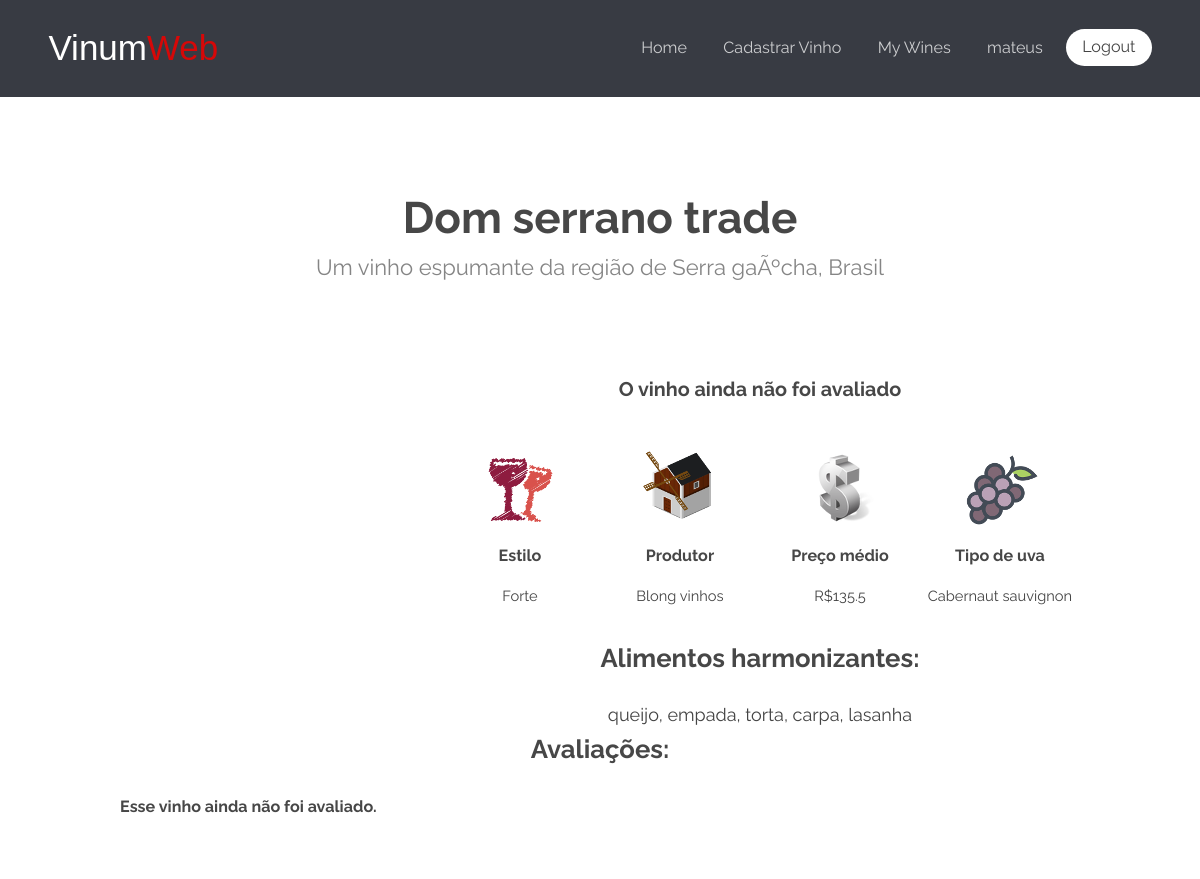
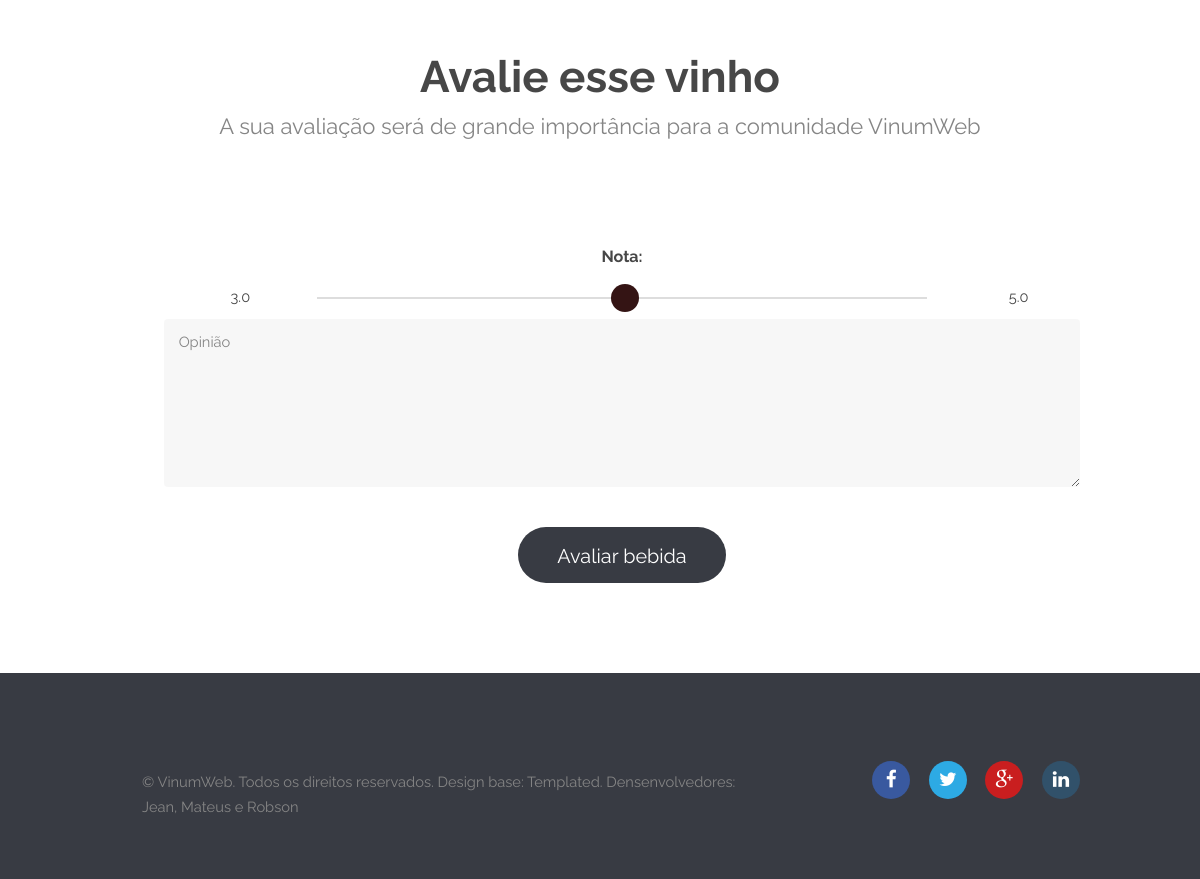
Page /showwine.php?id=1 (signed in) on the committed database (2 pictures, top to bottom).
### tables this page shows
create table vinho
(
	id int unique not null AUTO_INCREMENT,
	rotulo varchar(256) not null,
	produtor varchar(64) not null,
	nome varchar(64) not null,
	regiao varchar(32) not null,
	paisorigem varchar(32) not null,
	avaliacao float(2) default 0,
	preco float(2) default 0,
	numavaliacoes int default 0,
	tipo enum('vermelho','branco','espumante','rosa','sobremesa','porto'),
	tipouva varchar(32) not null,
	estilo varchar(32) not null,
	primary key (id)
);

create table harmonizacao
(
	id int not null AUTO_INCREMENT,
	idVinho int not null,
	alimento varchar(64) not null,
	foreign key(idVinho) references vinho(id) on delete cascade on update cascade,
	primary key(id,idVinho)
);

### DAO.php (called while the page is built, shortened)
<?php
class DAO implements iDAO {
    public $sql = '';
    public $banco;
    public function __construct() {
        $this->banco = new mysqli("localhost", "vinumweb", "vinumweb", "vinumweb");
    }
    public function buscar($nometabela, array $atributos = NULL) {
        if ($atributos == NULL) {
            $this->sql = 'SELECT * FROM ' . $nometabela;
        } else {
            $this->sql = 'SELECT ';
            foreach ($atributos as $atributo) {
                $this->sql .= $atributo . ', ';
            }
            $this->sql = rtrim($this->sql, ', ') . ' FROM ' . $nometabela;
        }
    }
    public function where(array $condicoes) {
        $this->sql .= ' WHERE ';
        foreach ($condicoes as $condicao) {
            $this->sql .= $condicao . ' AND ';
        }
        $this->sql = rtrim($this->sql, ' AND ');
    }
    public function executar() {
        return $this->banco->query($this->sql);
    }
    public function numLinhasAfetadas($resultado) {
        return mysqli_num_rows($resultado);
    }
}

### showwine.php (the view, shortened to what this page needs)
<?php
include_once('DAO.php');
$idvinho = $_GET['id'];
$banco = new DAO();
$banco->buscar('vinho', NULL);
$banco->where(array("id=" . $idvinho));
$res = $banco->executar();
$vinho = $res->fetch_assoc();
function buscaAvaliacoes() {
    $idvinho = $_GET['id'];
    $database = new DAO();
    $database->buscar('avaliacao', NULL);
    $database->where(array("idvinho=" . $idvinho . " order by ordem desc"));
    $review = $database->executar();
    if ($database->numLinhasAfetadas($review) == 0) {
        return NULL;
    } else {
        return $review;
    }
}
function exibeHarmonizacoes() {
    $idvinho = $_GET['id'];
    $database = new DAO();
    $database->buscar('harmonizacao', array('alimento'));
    $database->where(array("idvinho=" . $idvinho));
    $harm = $database->executar();
    if ($database->numLinhasAfetadas($harm) == 0) {
        echo "<h4>Nenhuma harmonização com esse vinho cadastrada.</h4>";
    } else {
        echo '<ul>';
        $alim = $harm->fetch_assoc();
        echo '<li>' . $alim['alimento'] . '</li>';
        while ($alim = $harm->fetch_assoc()) {
            echo '<li>, ' . $alim['alimento'] . '</li>';
        }
    }
}
include_once("header.php");
?>
<section id="one" class="style2 special">
    <div class="container">
        <header class="major wrapper">
            <h2><?php echo $vinho['nome']; ?></h2>
            <p>Um vinho <?php echo $vinho['tipo']; ?> da região de <?php echo $vinho['regiao']; ?>, <?php echo $vinho['paisorigem']; ?></p>
        </header>
        <div class="row nopadding">
            <div class="4u 12u$(medium)">
            </div>
            <div ader class="8u 12u$(medium) row nopadding">
                <div class="12u$" style="margin-bottom: 20px;">
                    <h3>
                        <?php
                        if ($vinho['numavaliacoes'] == 0) {
                            echo "O vinho ainda não foi avaliado";
                        } else {
                            echo 'Avaliação média: ' . number_format($vinho['avaliacao'], 2, '.', '');
                        }
                        ?>
                    </h3>
                </div>
                <div class="12u">
                    <div class="row">
                        <section class="3u 6u(medium) 12u$(xsmall) profile">
                            <img src="images/showico/tipo.png" alt="" />
                            <h4>Estilo</h4>
                            <p><?php echo $vinho['estilo']; ?></p>
                        </section>
                        <section class="3u 6u(medium) 12u$(xsmall) profile">
                            <img src="images/showico/prod.png" alt="" />
                            <h4>Produtor</h4>
                            <p><?php echo $vinho['produtor']; ?></p>
                        </section>
                        <section  class="3u 6u(medium) 12u$(xsmall) profile">
                            <img src="images/showico/preco.png" alt="" />
                            <h4>Preço médio</h4>
                            <p>R$<?php echo $vinho['preco']; ?></p>
                        </section>
                        <section class="3u$ 6u$(medium) 12u$(xsmall) profile">
                            <img src="images/showico/uva.png" alt="" />
                            <h4>Tipo de uva</h4>
                            <p><?php echo $vinho['tipouva']; ?></p>
                        </section>
                    </div>
                </div>
                <div class="12u">
                    <section class="ha">
                        <h2>Alimentos harmonizantes:</h2>
                        <?php
                        exibeHarmonizacoes();
                        ?>
                    </section>
                </div>
            </div>
        </div>
    </div>
</section>
<section>
    <div class="container">
        <div class="12u" id="avaliacoes">
             <section class="12u" style="text-align: center;">
                <h2>Avaliações:</h2>
            </section>
        </div>
        <div class="12u$">
            <?php
            $avaliacoes = buscaAvaliacoes();
            if ($avaliacoes != NULL) {
                while ($av = $avaliacoes->fetch_assoc()) {
                    $pessoa = buscaUsuario($av['idusuario']);
                    if ($pessoa !== NULL) {
                        echo '<blockquote><h4><a href="user_reviews.php?vinho='.$av['idvinho'].'&user='.$pessoa['id'].'">' . $pessoa['nome'] . '</a>. Avaliação: ' . $av['nota'] . ':</h4>';
                        echo '"' . $av['opiniao'] . '"</blockquote>';
                    }
                }
            } else {
                echo "<h4>Esse vinho ainda não foi avaliado.</h4>";
            }
            ?>
        </div>
    </div>
</section>
<?php
if (isset($_SESSION['nome']) && isset($_SESSION['id'])) {
    include_once('avaliacao.php');
}
include_once 'footer.php';
?>

### css/style.css (style rules this page uses)
body { background: #fff; }
body, input, select, textarea { color: #444; font-family: "Raleway", Helvetica, sans-serif; font-size: 13pt; font-weight: 400; line-height: 1.65em; }
p { margin: 0 0 2em 0; }
h1, h2, h3, h4, h5, h6 { color: #474747; font-weight: 700; line-height: 1em; margin: 0 0 1em 0; }
h2 { font-size: 1.75em; line-height: 1.5em; }
h3 { font-size: 1.35em; line-height: 1.5em; }
h4 { font-size: 1.1em; line-height: 1.5em; }
section.special, article.special { text-align: center; }
header p { color: #858585; position: relative; margin: 0 0 1.5em 0; }
header h2 + p { font-size: 1.25em; margin-top: -1em; line-height: 1.5em; }
header.major { text-align: center; margin-bottom: 4em; }
header.major h2 { font-size: 3em; margin-bottom: 0.5em; }
header.major p { font-size: 1.5em; }
ul { //list-style: disc; //margin: 0 0 2em 0; //padding-left: 1em; }
ul li { padding-left: 0.5em; }
.wrapper { padding: 6em 0em 4em; }
.row { margin: 0px !important; padding: 0px !important; }
header.major { margin: 0px !important; }
.nopadding * { padding: 0px !important; }

### css/style-xlarge.css (style rules this page uses)
body, input, select, textarea { font-size: 11pt; }

### showwine.php (style rules this page uses)
.ha li { display: inline; font-size: 18px; }

### rows in the picture
vinho: nome "Dom serrano trade", tipo "espumante", regiao "Serra gaÃºcha", paisorigem "Brasil", estilo "Forte", produtor "Blong vinhos", preco "135.5", tipouva "Cabernaut sauvignon"
harmonizacao: alimento "queijo"
harmonizacao: alimento "empada"
harmonizacao: alimento "torta"
harmonizacao: alimento "carpa"
harmonizacao: alimento "lasanha"

### other values in the picture
explode(" ", $_SESSION["nome"])[0] "mateus"
